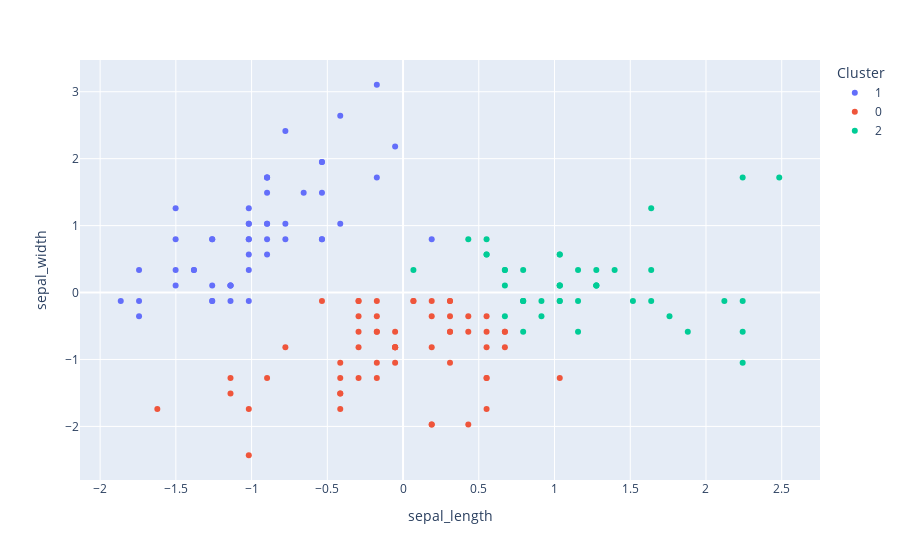

Notebook source saved alongside this figure:
### Code cell
# 3 clusters

kmeans = KMeans(3)

kmeans.fit(x)

clusters_identificados = kmeans.fit_predict(x) # Prediccion de clusters segun el modelo

datos_con_clusters = data.copy()

# Variable que nos ayudara a observar que cluster se le ha identificado a cada dato
datos_con_clusters['Cluster'] = clusters_identificados

datos_con_clusters['Cluster'] = datos_con_clusters["Cluster"].astype("category")

fig = px.scatter(datos_con_clusters,
                 x = 'sepal_length',
                 y = 'sepal_width',
                 color = 'Cluster',
                )
fig.show()

### Figure 1 — Plotly figure (JSON) as saved in the notebook; plotly's stock layout.template omitted (floating-point values rounded to 4 significant figures)
{"data": [{"hovertemplate": "Cluster=1<br>sepal_length=%{x}<br>sepal_width=%{y}<extra></extra>", "legendgroup": "1", "marker": {"color": "#636efa", "symbol": "circle"}, "mode": "markers", "name": "1", "orientation": "v", "showlegend": true, "type": "scatter", "x": [-0.8977, -1.139, -1.381, -1.501, -1.018, -0.5354, -1.501, -1.018, -1.743, -1.139, -0.5354, -1.26, -1.26, -1.864, -0.05233, -0.1731, -0.5354, -0.8977, -0.1731, -0.8977, -0.5354, -0.8977, -1.501, -0.8977, -1.26, -1.018, -1.018, -0.7769, -0.7769, -1.381, -1.26, -0.5354, -0.7769, -0.4146, -1.139, -1.018, -0.4146, -1.139, -1.743, -0.8977, -1.018, -1.743, -1.018, -0.8977, -1.26, -0.8977, -1.501, -0.6561, -1.018, 0.1892], "xaxis": "x", "y": [1.029, -0.1245, 0.3367, 0.1061, 1.259, 1.951, 0.798, 0.798, -0.3552, 0.1061, 1.49, 0.798, -0.1245, -0.1245, 2.182, 3.104, 1.951, 1.029, 1.721, 1.721, 0.798, 1.49, 1.259, 0.5674, 0.798, -0.1245, 0.798, 1.029, 0.798, 0.3367, 0.1061, 0.798, 2.412, 2.643, 0.1061, 0.3367, 1.029, 0.1061, -0.1245, 0.798, 1.029, 0.3367, 1.029, 1.721, -0.1245, 1.721, 0.3367, 1.49, 0.5674, 0.798], "yaxis": "y"}, {"hovertemplate": "Cluster=0<br>sepal_length=%{x}<br>sepal_width=%{y}<extra></extra>", "legendgroup": "0", "marker": {"color": "#EF553B", "symbol": "circle"}, "mode": "markers", "name": "0", "orientation": "v", "showlegend": true, "type": "scatter", "x": [-1.622, -0.4146, -0.1731, -1.139, -0.7769, -1.018, 0.06843, 0.1892, 0.31, -0.2939, -0.2939, -0.05233, 0.4307, -0.2939, 0.31, 0.5515, 0.31, 0.1892, -0.1731, -0.4146, -0.4146, -0.05233, 0.1892, -0.5354, 0.5515, -0.2939, -0.4146, -0.4146, 0.31, -0.05233, -1.018, -0.2939, -0.1731, -0.1731, 0.4307, -0.8977, -0.1731, -0.05233, 0.5515, -1.139, 1.035, 0.6722, -0.1731, -0.05233, 0.1892, -0.2939, 0.5515, 0.4307, 0.31, 0.6722, 0.6722, 0.5515, 0.31, 0.1892, -0.05233, 0.5515, 0.06843], "xaxis": "x", "y": [-1.739, -1.739, -0.5858, -1.508, -0.8164, -2.431, -0.1245, -1.97, -0.3552, -0.3552, -0.1245, -0.8164, -1.97, -1.278, -0.5858, -1.278, -0.5858, -0.3552, -1.047, -1.508, -1.508, -0.8164, -0.8164, -0.1245, -1.739, -0.1245, -1.278, -1.047, -0.1245, -1.047, -1.739, -0.8164, -0.1245, -0.3552, -0.3552, -1.278, -0.5858, -0.8164, -0.3552, -1.278, -1.278, -0.8164, -1.278, -0.5858, -1.97, -0.5858, -0.8164, -0.5858, -0.1245, -0.5858, -0.5858, -0.5858, -1.047, -0.1245, -0.8164, -1.278, -0.1245], "yaxis": "y"}, {"hovertemplate": "Cluster=2<br>sepal_length=%{x}<br>sepal_width=%{y}<extra></extra>", "legendgroup": "2", "marker": {"color": "#00cc96", "symbol": "circle"}, "mode": "markers", "name": "2", "orientation": "v", "showlegend": true, "type": "scatter", "x": [1.397, 0.6722, 1.276, 0.793, 0.5515, 0.9138, 1.035, 0.06843, 0.6722, 0.9138, 1.155, 1.035, 1.035, 0.5515, 1.518, 0.793, 2.121, 1.759, 1.638, 0.793, 1.155, 0.6722, 0.793, 2.242, 2.242, 1.276, 2.242, 1.035, 1.638, 1.638, 1.88, 2.484, 2.242, 0.5515, 0.6722, 1.276, 1.035, 1.276, 1.155, 1.035, 1.035, 0.793, 0.4307], "xaxis": "x", "y": [0.3367, 0.3367, 0.1061, -0.5858, 0.5674, -0.3552, 0.1061, 0.3367, -0.3552, -0.1245, -0.5858, -0.1245, 0.1061, 0.5674, -0.1245, -0.1245, -0.1245, -0.3552, 1.259, 0.3367, -0.1245, 0.3367, -0.1245, 1.721, -1.047, 0.3367, -0.5858, 0.5674, 0.3367, -0.1245, -0.5858, 1.721, -0.1245, 0.798, 0.1061, 0.1061, 0.1061, 0.1061, 0.3367, 0.5674, -0.1245, -0.1245, 0.798], "yaxis": "y"}], "layout": {"legend": {"title": {"text": "Cluster"}, "tracegroupgap": 0}, "margin": {"t": 60}, "xaxis": {"anchor": "y", "domain": [0, 1], "title": {"text": "sepal_length"}}, "yaxis": {"anchor": "x", "domain": [0, 1], "title": {"text": "sepal_width"}}}}
